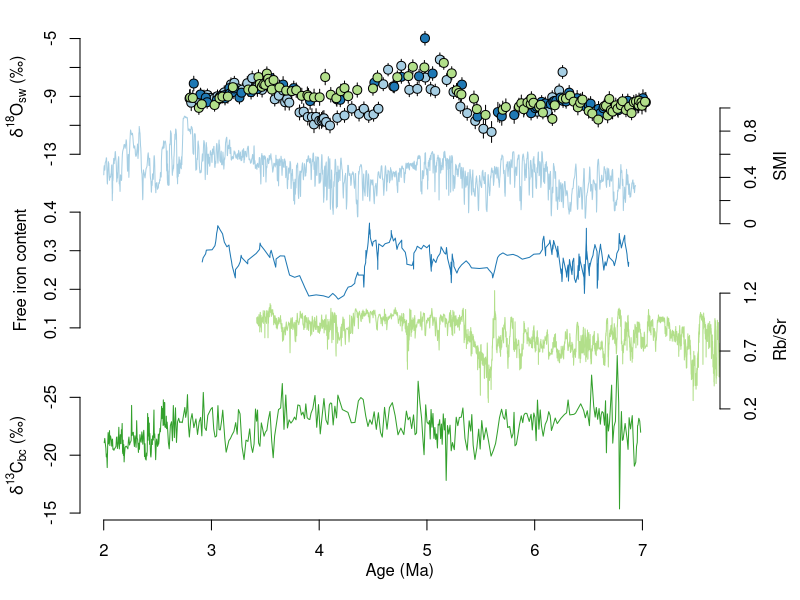

The R script that drew this image:
library(tidyverse)
library(readxl)

sw = read.csv("out/d18c.csv")
snail = read_xls("data/regional records/land snails.xls", sheet = "Xifeng")
iron = read_xlsx("data/regional records/freeiron.xlsx", sheet = "Pianguan")
smi = read_xlsx("data/regional records/SMI.xlsx") %>%
  mutate(age = age / 1000) %>%
  filter(age > 2 & age < 7.5) %>%
  drop_na(SMI)
bc = read_xlsx("data/regional records/black carbon.xlsx") %>%
  filter(age > 2 & age < 7.5 & d13C < -15) %>%
  drop_na(d13C)
rbsr = read_xlsx("data/regional records/RbSr.xlsx")

## plot ----
pal = c("#A6CEE3", "#1F78B4", "#B2DF8A", "#33A02C", "#FB9A99", "#E31A1C")
site = pal[factor(sw$site, levels = c("Lantian", "Shilou", "Jiaxian"))]

png("figures/regional_records.png", 4, 6, units = "in", res = 300)
par(mar = c(4, 4, 1, 4))
plot(0, 0, xlim = c(2, 7.5), ylim = c(0, 4), axes = FALSE,
     xlab = "", ylab = "")
yext = range(sw$d18sw.low, sw$d18sw.high)
tix = seq(floor(min(yext)), 
          ceiling(max(yext)), by = 2)
sw.rs = cbind(sw$age,
                3 + (sw$d18sw - min(tix)) / diff(range(tix)),
                3 + (sw$d18sw.low - min(tix)) / diff(range(tix)),
                3 + (sw$d18sw.high - min(tix)) / diff(range(tix)))
arrows(sw.rs[, 1], sw.rs[, 3], sw.rs[, 1], sw.rs[, 4], col = "black",
       angle=90, length=0, code = 0)
points(sw.rs[, 1], sw.rs[, 2], col = "black", bg = site, pch = 21, cex = 1.2)
axis(2, 3 + (tix - min(tix)) / diff(range(tix)), tix)
mtext(expression(delta^"18"*"O"[sw]*" (\u2030)"), 2, line = 2.5, at = 3.5)

yext = range(smi$SMI)
tix = seq(floor(min(yext)), 
          ceiling(max(yext)), by = 0.2)
smi.rs = cbind(smi$age,
              2.4 + (smi$SMI - min(tix)) / diff(range(tix)))
lines(smi.rs[, 1], smi.rs[, 2], col = pal[1], pch = 21, cex = 1.2)
axis(4, 2.4 + (tix - min(tix)) / diff(range(tix)), tix)
mtext(expression("SMI"), 4, line = 2.5, at = 2.9)

yext = range(iron$Fe)
tix = seq(floor(min(yext * 10)), 
          ceiling(max(yext * 10)), by = 1) /10
iron.rs = cbind(iron$age,
               1.5 + (iron$Fe - min(tix)) / diff(range(tix)))
lines(iron.rs[, 1], iron.rs[, 2], col = pal[2], pch = 21, cex = 1.2)
axis(2, 1.5 + (tix - min(tix)) / diff(range(tix)), tix)
mtext(expression("Free iron content"), 2, line = 2.5, at = 2)

yext = range(rbsr$RbSr)
tix = seq(floor(min(yext * 10)), 
          ceiling(max(yext * 10)), by = 5) / 10
rbsr.rs = cbind(rbsr$age,
                0.8 + (rbsr$RbSr - min(tix)) / diff(range(tix)))
lines(rbsr.rs[, 1], rbsr.rs[, 2], col = pal[3], pch = 21, cex = 1.2)
axis(4, 0.8 + (tix - min(tix)) / diff(range(tix)), tix)
mtext(expression("Rb/Sr"), 4, line = 2.5, at = 1.4)

yext = range(bc$d13C)
tix = seq(ceiling(max(yext)), 
          floor(min(yext)), by = -5)
bc.rs = cbind(bc$age,
                0.9 - (bc$d13C - min(tix)) / diff(range(tix)))
lines(bc.rs[, 1], bc.rs[, 2], col = pal[4], pch = 21, cex = 1.2)
axis(2, 0.9 - (tix - min(tix)) / diff(range(tix)), tix)
mtext(expression(delta^"13"*"C"[bc]*" (\u2030)"), 2, line = 2.5, at = 0.4)

axis(1)
mtext("Age (Ma)", 1, line = 2)
dev.off()
